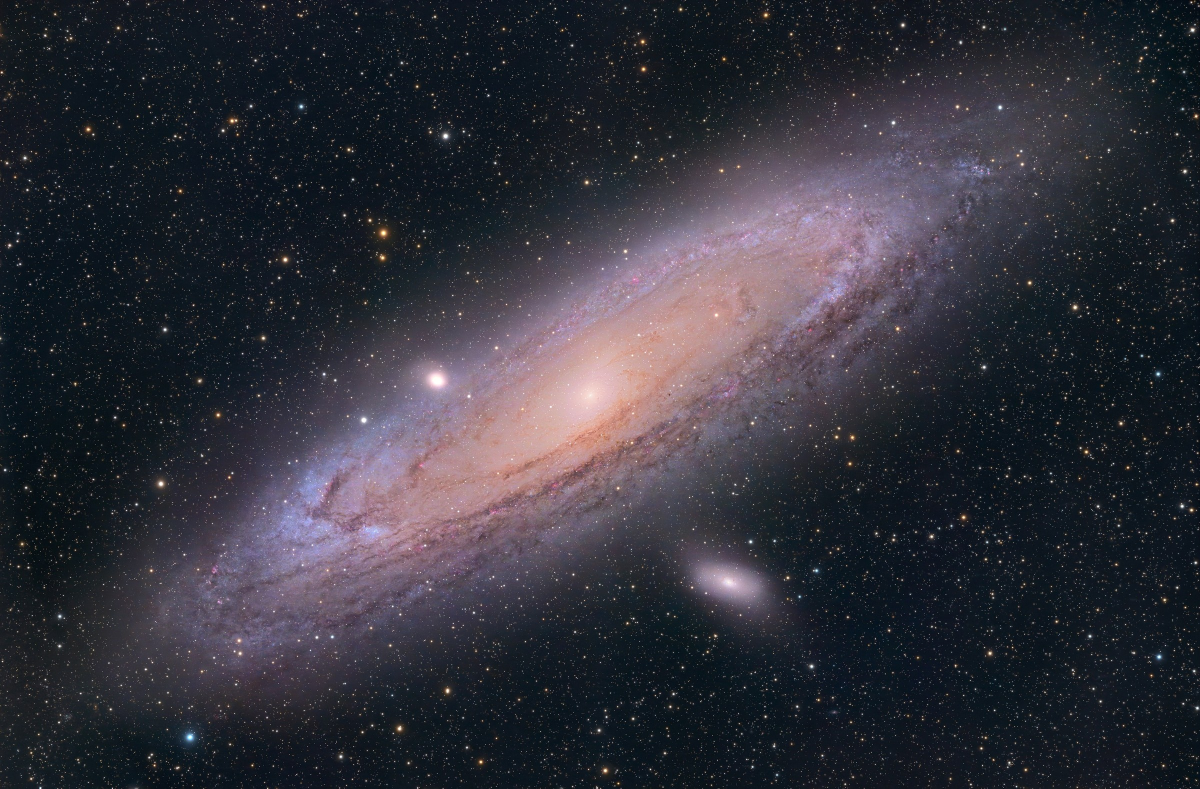
#> input picture videos/carousels/light_past/assets/andromeda.jpg, 2400 x 1577 px (shown at 1/2 size)
$ python thanks2000.py
#> lines starting #> are read from the running program, lines starting #| are printed output that depends on the picture
# Сторіз «Нас 2 000!» (17.11.2026; копія thanks1000.py). Запуск з videos/tools: python3 ../stories/thanks2000.py
# Тло — галактика Андромеди по діагоналі (Lviatour, CC BY-SA 4.0).
from PIL import Image, ImageDraw, ImageFont, ImageFilter, ImageEnhance
import numpy as np, os
W, H = 1080, 1920
OUT = os.path.join(os.path.dirname(os.path.abspath(__file__)), 'thanks2000.png')
Image.MAX_IMAGE_PIXELS = None
sky = Image.open('../carousels/light_past/assets/andromeda.jpg').convert('RGB')
#> sky is the input picture: PIL image 2400x1577 RGB; mean R, G, B 49.9, 49.5, 58.6
c = sky
s_ = max(W / c.width, H / c.height) * 1.0
#> s_ = 1.22
c = c.resize((int(c.width * s_), int(c.height * s_)), Image.LANCZOS)
x0, y0 = int(c.width * 0.47 - W / 2), (c.height - H) // 2
#> x0 = 833; y0 = 0
bg = ImageEnhance.Brightness(c.crop((x0, y0, x0 + W, y0 + H))).enhance(0.72)
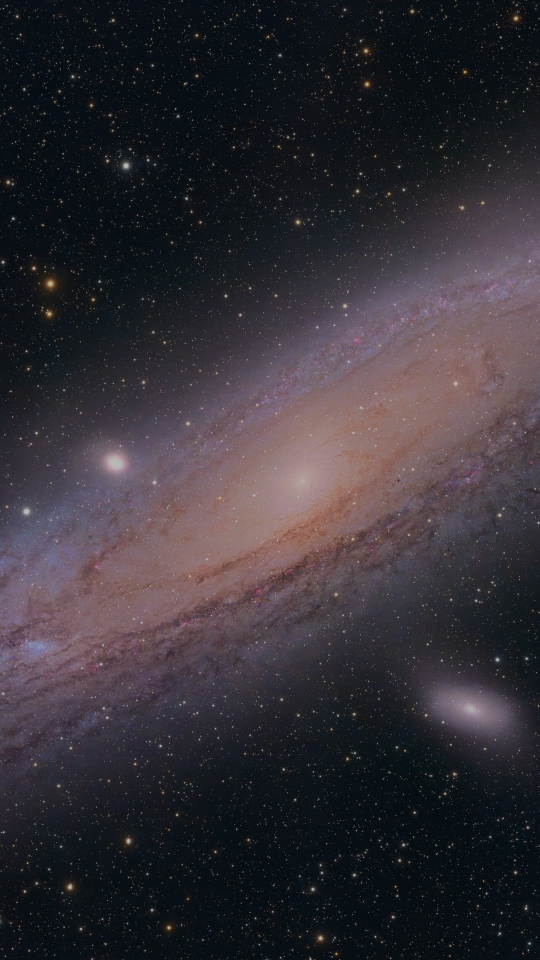
#> bg: PIL image 1080x1920 RGB (shown at 1/2 size); mean R, G, B 52.4, 47.8, 54.2
a = np.asarray(bg).astype(np.float32) / 255
yy = np.linspace(0, 1, H)[:, None, None]
a *= 1 - 0.45 * np.exp(-((yy - 0.36) / 0.13) ** 2) - 0.5 * np.exp(-((yy - 0.70) / 0.13) ** 2)
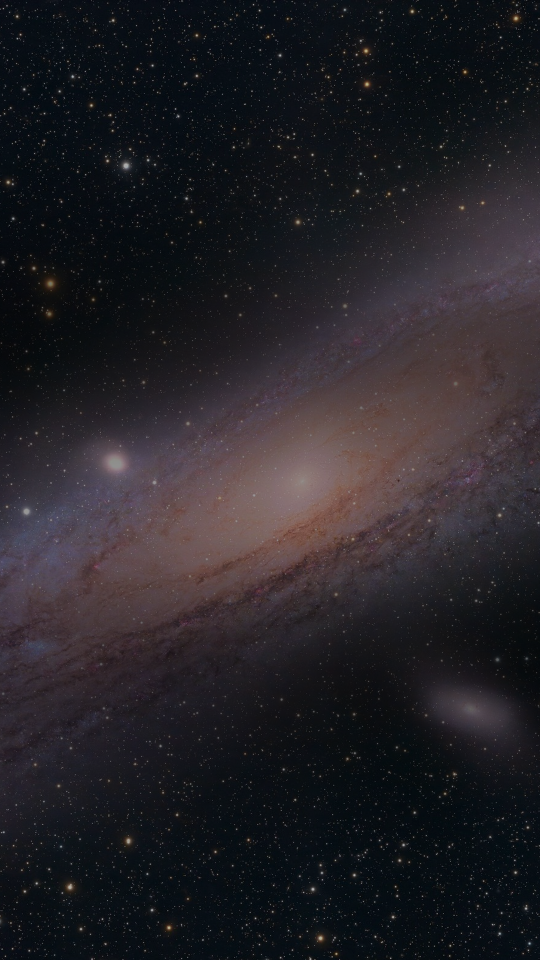
#> a: shape (1920, 1080, 3) float32 (shown at 1/2 size); mean R, G, B 0.145, 0.135, 0.153
img = Image.fromarray((np.clip(a, 0, 1) * 255).astype(np.uint8)).convert('RGBA')

def U(sz, w=700):
    f = ImageFont.truetype('fonts/Unbounded.ttf', sz)
    try: f.set_variation_by_axes([w])
    except Exception: pass
    return f
def C(sz, w=500):
    f = ImageFont.truetype('fonts/Commissioner.ttf', sz)
    try: f.set_variation_by_axes([w])
    except Exception: pass
    return f
gold, white, soft = (255, 214, 140), (255, 255, 255), (205, 214, 236)

def ctext(y, t, font, fill, glow=0, shadow=True):
#> called with y = 190, t = 'НАС УЖЕ', fill = (255, 255, 255), glow = 0, shadow = True
    d = ImageDraw.Draw(img)
    w = d.textlength(t, font=font); x = (W - w) / 2
#> after `w = d.textlength(t, font=font)`: w = 305.3
#> after `x = (W - w) / 2`: x = 387.3
    if glow:
        g = Image.new('RGBA', (W, H), (0, 0, 0, 0))
        ImageDraw.Draw(g).text((x, y), t, font=font, fill=fill + (200,))
        img.alpha_composite(g.filter(ImageFilter.GaussianBlur(glow)))
    if shadow: d.text((x + 3, y + 3), t, font=font, fill=(0, 0, 0, 170))
    d.text((x, y), t, font=font, fill=fill)

ctext(190, 'НАС УЖЕ', U(64), white)
f = U(250, 800); n = '2 000'
assert ImageDraw.Draw(img).textlength(n, font=f) < W - 80, 'the number is wider than the frame'
ctext(300, n, f, gold, glow=28)
#> call 2 of ctext, with y = 300, t = '2 000', fill = (255, 214, 140), glow = 28, shadow = True
#> in ctext (call 2), `w = d.textlength(t, font=font)`: w = 715.7
#> in ctext (call 2), `x = (W - w) / 2`: x = 182.1
#> in ctext (call 2), `g = Image.new('RGBA', (W, H), (0, 0, 0, 0))`: g: PIL image 1080x1920 RGBA; every value is 0
#> in ctext (call 2), `ImageDraw.Draw(g).text((x, y), t, font=font, fill=fill + (200,))`:
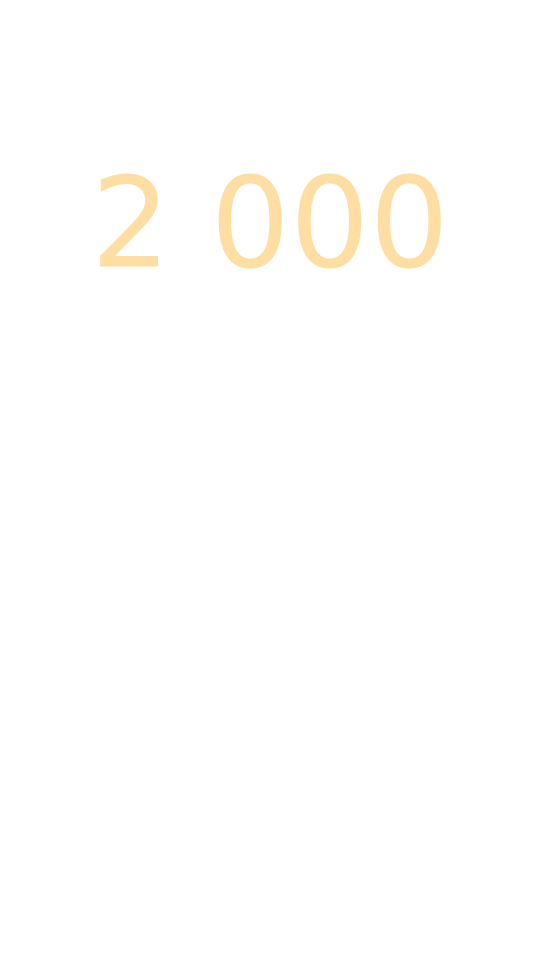
#> g: PIL image 1080x1920 RGBA (shown at 1/2 size); mean R, G, B, A 5, 4.2, 2.8, 3.8; transparent parts drawn white
ctext(640, 'ДЯКУЄМО!', U(84), white)
#> call 3 of ctext, with y = 640, t = 'ДЯКУЄМО!', fill = (255, 255, 255), glow = 0, shadow = True
#> in ctext (call 3), `d = ImageDraw.Draw(img)`:
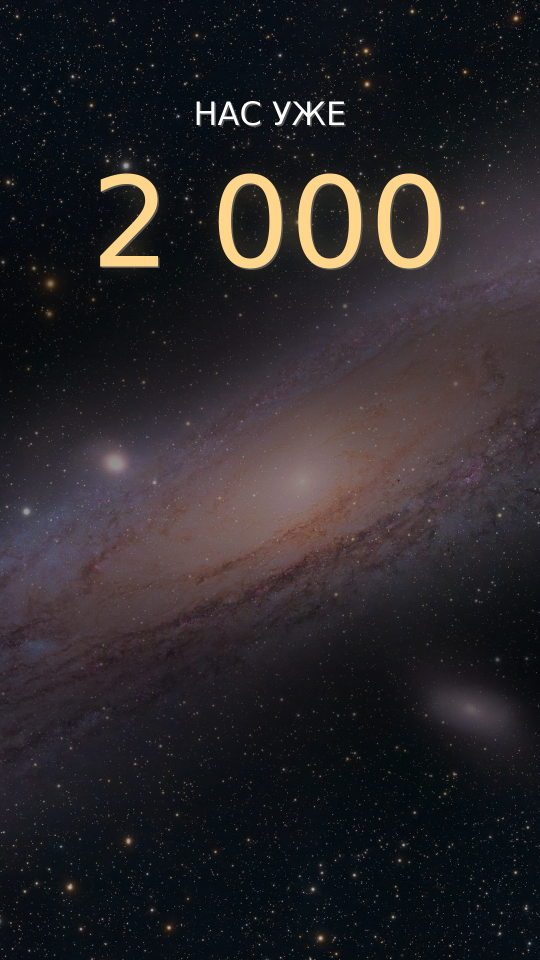
#> img: PIL image 1080x1920 RGBA (shown at 1/2 size); mean R, G, B, A 41.5, 38, 41.1, 254.7; transparent parts drawn white
#> in ctext (call 3), `w = d.textlength(t, font=font)`: w = 465.7
#> in ctext (call 3), `x = (W - w) / 2`: x = 307.1
lines = ['Дві тисячі людей, які разом', 'дивляться на небо']
for i, t in enumerate(lines): ctext(800 + i * 72, t, C(56), white)
#> this loop made 2 passes
#> (w in ctext, x in ctext) on passes 1 to 2: (815.2, 132.4), (554.1, 263)
body = ['Ще в суботу нас була тисяча.', 'За три дні — удвічі більше!', '', 'Дякуємо, що ділитеся', 'нашими відео з друзями.', 'Попереду — ще більше', 'справжнього космосу!']
for i, t in enumerate(body):
    if t: ctext(1110 + i * 64, t, C(48), soft)
#> this loop made 7 passes
#> (w in ctext, x in ctext) on passes 1, 2, 4, 5, 6, 7: (749.6, 165.2), (691.7, 194.2), (557.3, 261.4), (637.6, 221.2), (591.9, 244), (572.5, 253.7)
ctext(1720, 'НЕБОЗВІД', U(40), gold)
#> in ctext (call 12), `d = ImageDraw.Draw(img)`:
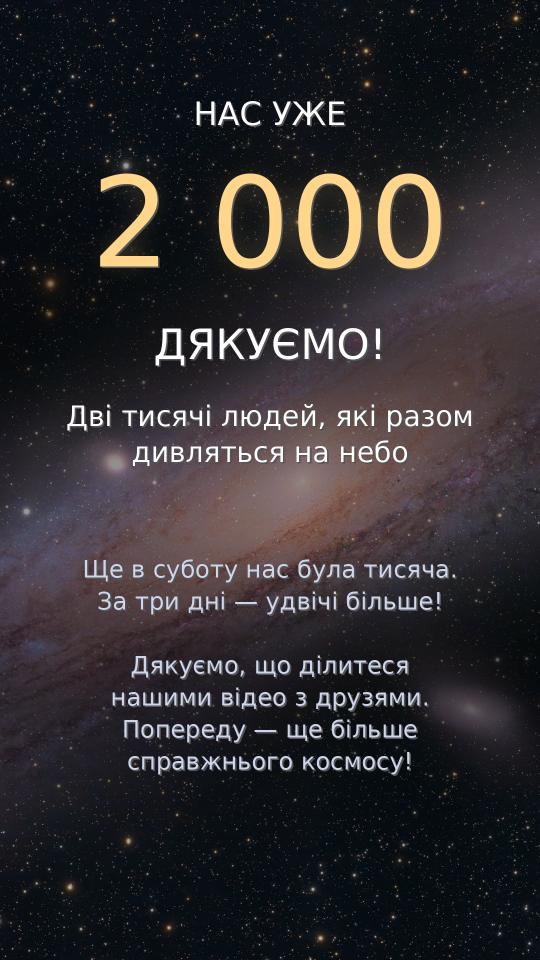
#> img: PIL image 1080x1920 RGBA (shown at 1/2 size); mean R, G, B, A 45.6, 42.7, 45.9, 253.3; transparent parts drawn white
#> in ctext (call 12), `w = d.textlength(t, font=font)`: w = 210.4
#> in ctext (call 12), `x = (W - w) / 2`: x = 434.8
ctext(1782, 'nebozvid.com.ua', C(36), soft, shadow=False)
img.convert('RGB').save(OUT)
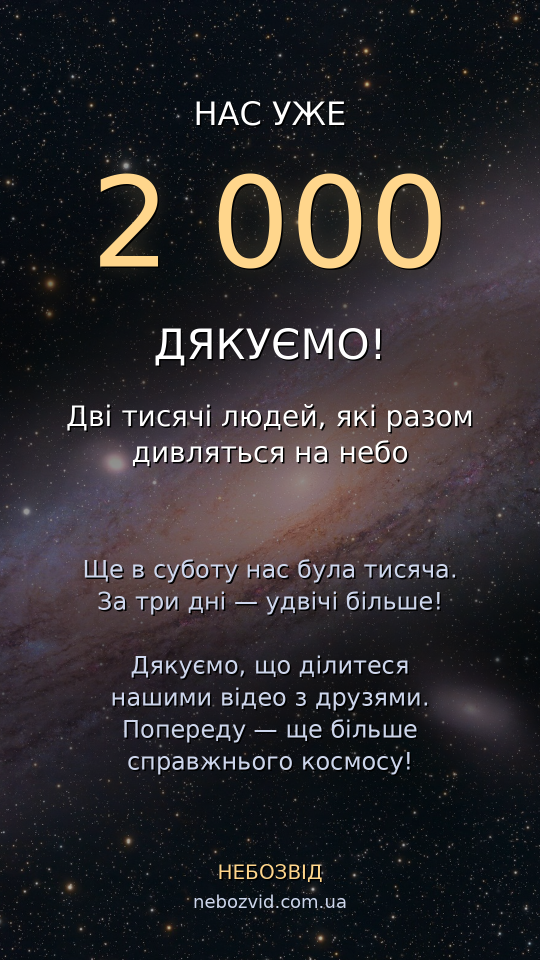
#> saved as thanks2000.png: PIL image 1080x1920 RGB (shown at 1/2 size); mean R, G, B 46.1, 43.1, 46.2
print(OUT)
